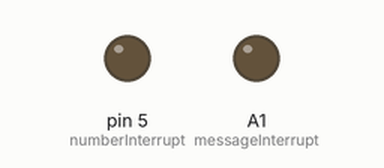
A sketch run on a simulated Arduino Uno, built with avr-gcc and run on an emulated ATmega328P. On the bench: output pins drawn as LEDs (lit = HIGH).

Above: at 0.1 s.
Timing chart, 0 to 1.6 s (numbered marks = the images above):
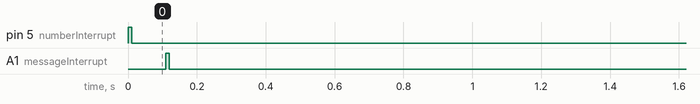

The sketch:

string_pi_i2c.ino
```cpp
#include <Wire.h>

static const char messageInterrupt = A1;
static const char numberInterrupt = 5;

int flag = 0;

void setup() {
    pinMode(numberInterrupt, OUTPUT);
    pinMode(messageInterrupt, OUTPUT);

    Serial.begin(9600);

    Wire.begin(0x12);
    Wire.onReceive(receiveData);
    Wire.onRequest(sendData);
    digitalWrite(numberInterrupt, LOW);
    digitalWrite(messageInterrupt, LOW);

    trigger_numberInterrupt();
    delay(100);
    trigger_messageInterrupt();
}

void loop() {}

void trigger_numberInterrupt() {
    digitalWrite(numberInterrupt, HIGH);
    flag = 2;
    delay(10);
    digitalWrite(numberInterrupt, LOW);
}

void trigger_messageInterrupt() {
    digitalWrite(messageInterrupt, HIGH);
    flag = 1;
    delay(10);
    digitalWrite(messageInterrupt, LOW);
}

void receiveData(int bytes) {}

void sendData() {
    if(flag == 2) {
      Wire.write("Hello foo");
      delay(1000);
    }

    if(flag == 1) {
        Wire.write("Hello bar");
        delay(1000);  //if no sync : add more delay.
    }

    flag = 0;
}
```
